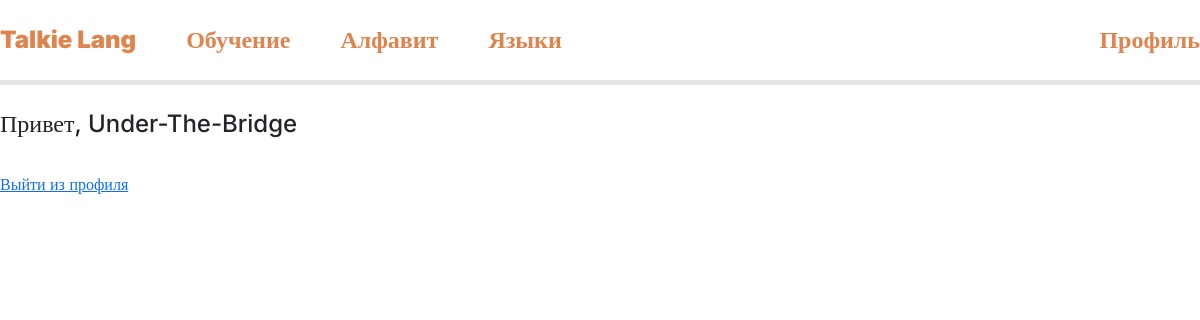
Page /profile/index.php (signed in) on the earlier database version.
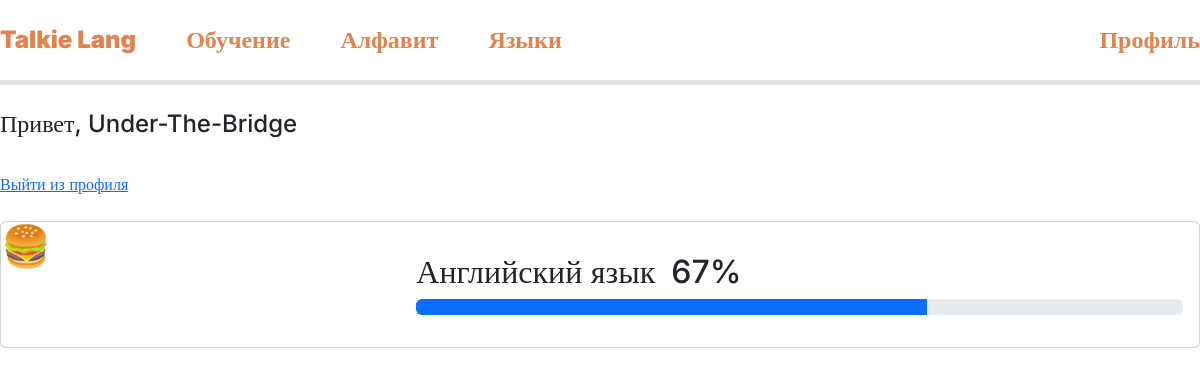
Same page on the later database version.
### tables this page shows
CREATE TABLE `users` (
  `user_id` int(11) NOT NULL,
  `user_login` text NOT NULL,
  `user_email` text NOT NULL,
  `user_password` text NOT NULL,
  `user_role` enum('user','admin') NOT NULL DEFAULT 'user'
);

CREATE TABLE `user_lang_progress` (
  `id` int(11) NOT NULL,
  `user_id` int(11) NOT NULL,
  `lang_id` int(11) NOT NULL,
  `progress` int(11) NOT NULL
);

### profile/index.php (the view, shortened to what this page needs)
<?php
require "../connection-db.php";
$id = $_SESSION["id"];
$user = mysqli_fetch_assoc(mysqli_query($conn, "select * from users where user_id = $id"));
$progresses = mysqli_fetch_all(mysqli_query($conn,"select * from user_lang_progress where user_id = $id"));
?>
<!DOCTYPE html>
<html lang="en">
<?php include "../components/head.php"; ?>
<body>
    <?php include "../components/header.php"; ?>
    <main class="container">
        <h4>Привет, <?=$user["user_login"]?></h4>
        <a href="logout.php">Выйти из профиля</a>
        <?php foreach($progresses as $progress):
            $lessons = mysqli_num_rows(mysqli_query($conn,"select * from lesson where lesson_language = ".$progress[2]));
            ?>
        <div class="card mb-3">
            <div class="row g-0 d-flex justify-content-between align-items-center">
                <div class="col-md-4"  style="height: 125px; max-width:125px">
                    <h1>🍔</h1>
                </div>
                <div class="col-md-8">
                    <div class="card-body">
                        <div class="d-flex g-1">
                            <h2 class="card-title">Английский язык</h2>
                            <h2 class="card-title ms-3"><?=(int)round(100*$progress[3]/$lessons)."%"?></h2>
                        </div>
                    <p class="card-text">
                        <div class="progress" role="progressbar" aria-label="Basic example" aria-valuenow="0" aria-valuemin="0" aria-valuemax="100">
                            <div class="progress-bar" style="width: calc(100%*<?=$progress[3]?>/<?=$lessons?>)"></div>
                        </div>
                        </p>
                    </div>
                </div>
            </div>
        </div>
        <?php endforeach;?>
    </main>
</body>
</html>

### components/head.php (shortened to what this page needs)
<head>
    <link rel="stylesheet" href="../../css/bootstrap.min.css">
    <link rel="stylesheet" href="../../css/style.css">
</head>

### components/header.php
<header>
    <div class="nav-bar">
        <div>
            <div>
                <a href="/">Talkie Lang</a>
                <a href="">Обучение</a>
                <a href="">Алфавит</a>
                <a href="">Языки</a>
            </div>
            <div>
                <?php if (!isset($_SESSION["id"])): ?>
                    <a href="/auth/">Вход</a>
                    <a href="/register/">Регистрация</a>
                <?php else: ?>
                    <a href="/profile/">Профиль</a>
                <?php endif; ?>
            </div>
        </div>
    </div>
</header>

### css/style.css (style rules this page uses)
* { transition: 0.15s ease-out; }
:root { --main-color: #e0834d; --main-color-shadow: #c06b3a; --main-color-light: rgb(235, 155, 109); --green-color: #4de06d; --green-color-shadow: #2db64b; --red-color: #e0524d; --red-color-shadow: #b6362d; --bg-color: #0f0f0f; --bg-secondary: #1a1a1a; }
body { font-family: inter; }
p { margin: 0; }
header { height: 85px; }
.nav-bar { width: 100%; position: fixed; height: 85px; display: flex; justify-content: center; align-items: center; box-sizing: border-box; border-bottom: 5px solid #e5e5e5; background-color: white; }
.nav-bar>div { width: 1280px; display: flex; justify-content: space-between; align-items: center; }
.nav-bar>div div { display: flex; align-items: center; gap: 50px; }
.nav-bar>div div a { color: var(--main-color); text-decoration: none; font-weight: 900; font-size: 24px; }
.container { max-width: 1280px; display: flex; flex-direction: column; gap: 25px; padding-left: 0; padding-right: 0; }
main { padding: 25px 0; }

Differences in the rows shown:
added user_lang_progress: 100*$progress[3]/$lessons "67"
